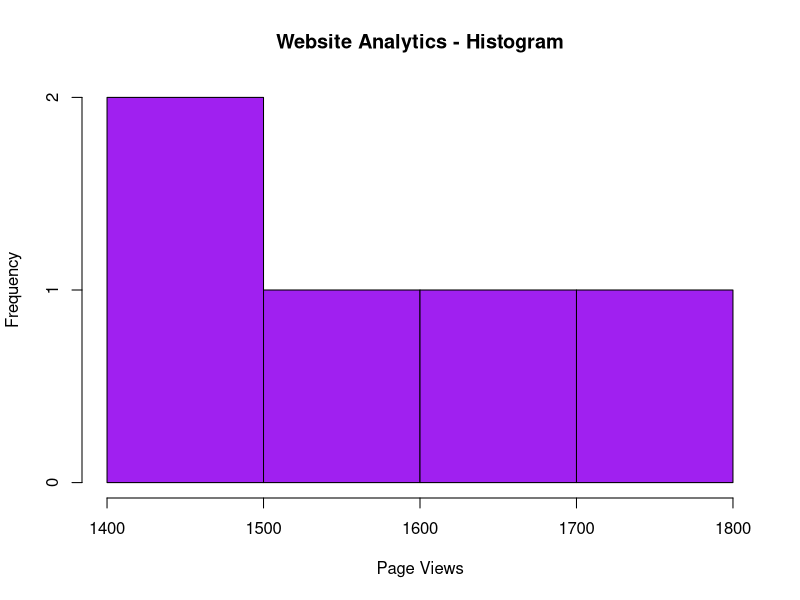
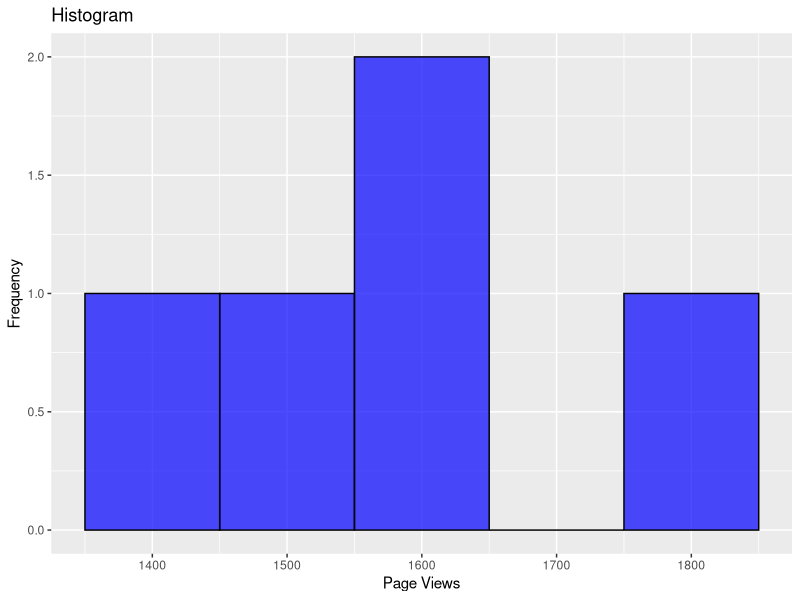

Reproduce these figures in R, in order.
# Provided data
data <- data.frame(
  Date = as.Date(c('2023-01-01', '2023-01-02', '2023-01-03', '2023-01-04', '2023-01-05')),
  Page_Views = c(1500, 1600, 1400, 1650, 1800),
  Click_through_Rate = c(2.3, 2.7, 2.0, 2.4, 2.6)
)
# Histogram
hist(data$Page_Views, col = "purple", main = "Website Analytics - Histogram", xlab = "Page Views", ylab = "Frequency")


#using gg plot
library(ggplot2)

# Given data
data <- data.frame(
  Date = c('2023-01-01', '2023-01-02', '2023-01-03', '2023-01-04', '2023-01-05'),
  Page_Views = c(1500, 1600, 1400, 1650, 1800),
  Click_through_Rate = c(2.3, 2.7, 2.0, 2.4, 2.6)
)

# Histogram
print(ggplot(data, aes(x = Page_Views)) +
        geom_histogram(binwidth = 100, fill = 'blue', color = 'black', alpha = 0.7) +
        labs(title = 'Histogram', x = 'Page Views', y = 'Frequency'))

